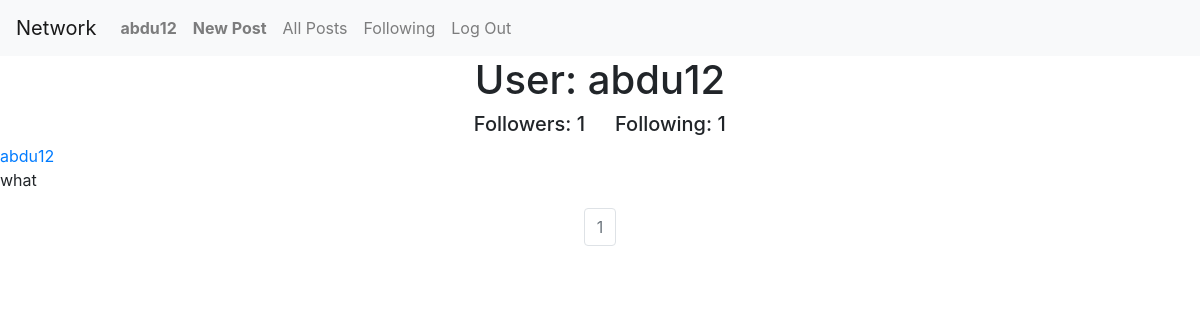
The app's page /profile/2 (signed in), older data.
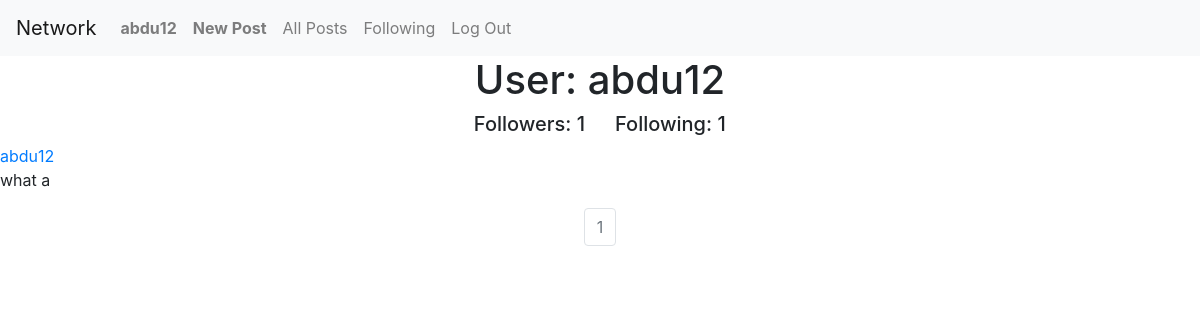
The same page, newer data.
### network/models.py (models this page shows, shortened)
class Post(models.Model):
    user = models.ForeignKey(User, on_delete=models.CASCADE)
    content = models.TextField()
    likes = models.ManyToManyField(User, related_name='liked_posts', blank=True)
    timestamp = models.DateTimeField(auto_now_add=True)

class User(AbstractUser):
    pass

### network/views.py (the view)
# urls.py: path("profile/<int:user_id>", views.profile, name="profile"),
def profile(request, user_id):
    user = User.objects.get(pk=user_id)
    userame = user.username
    allposts = Post.objects.filter(user=user).order_by("timestamp").reverse()
    following = Follow.objects.filter(user = user)
    follower = Follow.objects.filter(user_follower = user)
    try:
        checkFollow = follower.filter(user=User.objects.get(pk=request.user.pk))
        if len (checkFollow) != 0:
            isFollowing = True
        else:
            isFollowing = False
    except:
        isFollowing = False
    posts = Paginator(allposts, 10)
    pageNumber = request.GET.get('page')
    page_obj = posts.get_page(pageNumber)
    return render(request, "network/profile.html",{
        "page_obj" : page_obj,
        "username" : userame,
        "follower" : follower,
        "following" : following,
        "isFollowing" : isFollowing,
        "user_profile" : user
    })

### network/templates/network/profile.html (shortened to what this page needs)
{% extends "network/layout.html" %}
{% block body %}
    <div>
      <div class="container">
        <div class="row d-flex justify-content-center">
      <h1>User: {{ username }}</h1>
        </div>
      </div>
        <div class="container">
        <div class="row d-flex justify-content-center">
        <h5 class="col-6" style="text-align: right;">Followers: {{ follower.count }}</h5>
        <h5 class="col-6" style="text-align: left;">Following: {{ following.count }}</h5>
        </div>
      </div>
        {% for post in page_obj %}
        <a href="{% url 'profile' user_id=post.user.pk %}">{{post.user}}</a>
        <p>{{post.content}}</p>
        {% endfor%}
        <nav aria-label="Page navigation example">
            <ul class="pagination justify-content-center">
              <li class="page-item disabled">
                <a class="page-link" href="#">{{ page_obj.number }}</a>
              </li>
            </ul>
          </nav>
    </div>
{% endblock %}

Row changes from the older to the newer data that the page shows:
changed Post "abdu12": content "what" → "what a"
